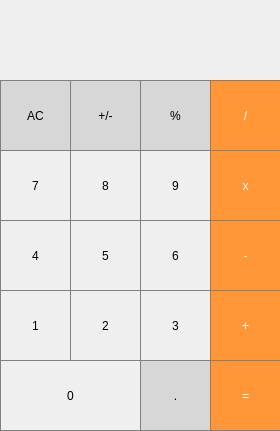
<?xml version="1.0" encoding="UTF-8"?>
<ui version="4.0">
 <class>MainWindow</class>
 <widget class="QMainWindow" name="MainWindow">
  <property name="geometry">
   <rect>
    <x>0</x>
    <y>0</y>
    <width>280</width>
    <height>431</height>
   </rect>
  </property>
  <property name="windowTitle">
   <string>MainWindow</string>
  </property>
  <widget class="QWidget" name="centralWidget">
   <widget class="QLabel" name="label_result">
    <property name="geometry">
     <rect>
      <x>10</x>
      <y>0</y>
      <width>261</width>
      <height>81</height>
     </rect>
    </property>
    <property name="styleSheet">
     <string notr="true">QLabel {
	qproperty-alignment: 'AlignVCenter | AlignRight';
	border-bottom: 1px solid gray;
}

background-color: white;</string>
    </property>
    <property name="text">
     <string/>
    </property>
   </widget>
   <widget class="QPushButton" name="pushButton_AC">
    <property name="geometry">
     <rect>
      <x>0</x>
      <y>80</y>
      <width>71</width>
      <height>71</height>
     </rect>
    </property>
    <property name="styleSheet">
     <string notr="true">QPushButton {
  background-color: rgb(215, 215, 215);
  border: 1px solid gray;
}
QPushButton:pressed {
    background-color: qlineargradient(x1: 0, y1: 0, x2: 0, y2: 1,
                                      stop: 0 #BEBEBE, stop: 1 #D7D7D7);
}</string>
    </property>
    <property name="text">
     <string>AC</string>
    </property>
   </widget>
   <widget class="QPushButton" name="pushButton_sign">
    <property name="geometry">
     <rect>
      <x>70</x>
      <y>80</y>
      <width>71</width>
      <height>71</height>
     </rect>
    </property>
    <property name="styleSheet">
     <string notr="true">QPushButton {
  background-color: rgb(215, 215, 215);
  border: 1px solid gray;
}
QPushButton:pressed {
    background-color: qlineargradient(x1: 0, y1: 0, x2: 0, y2: 1,
                                      stop: 0 #BEBEBE, stop: 1 #D7D7D7);
}</string>
    </property>
    <property name="text">
     <string>+/-</string>
    </property>
   </widget>
   <widget class="QPushButton" name="pushButton_div">
    <property name="geometry">
     <rect>
      <x>210</x>
      <y>80</y>
      <width>71</width>
      <height>71</height>
     </rect>
    </property>
    <property name="styleSheet">
     <string notr="true">QPushButton {
  background-color: rgb(255, 151, 57);
  color: white; 
  border: 1px solid gray;
}

QPushButton:pressed {
    background-color: qlineargradient(x1: 0, y1: 0, x2: 0, y2: 1,
                                      stop: 0 #FF7832, stop: 1 #FF9739);
}</string>
    </property>
    <property name="text">
     <string>/</string>
    </property>
   </widget>
   <widget class="QPushButton" name="pushButton_mod">
    <property name="geometry">
     <rect>
      <x>140</x>
      <y>80</y>
      <width>71</width>
      <height>71</height>
     </rect>
    </property>
    <property name="styleSheet">
     <string notr="true">QPushButton {
  background-color: rgb(215, 215, 215);
  border: 1px solid gray;
}
QPushButton:pressed {
    background-color: qlineargradient(x1: 0, y1: 0, x2: 0, y2: 1,
                                      stop: 0 #BEBEBE, stop: 1 #D7D7D7);
}</string>
    </property>
    <property name="text">
     <string>%</string>
    </property>
   </widget>
   <widget class="QPushButton" name="pushButton_9">
    <property name="geometry">
     <rect>
      <x>140</x>
      <y>150</y>
      <width>71</width>
      <height>71</height>
     </rect>
    </property>
    <property name="styleSheet">
     <string notr="true">QPushButton {
	border: 1px solid gray;
}

QPushButton:pressed {
    background-color: qlineargradient(x1: 0, y1: 0, x2: 0, y2: 1,
                                      stop: 0 #dadbde, stop: 1 #f6f7fa);
}</string>
    </property>
    <property name="text">
     <string>9</string>
    </property>
   </widget>
   <widget class="QPushButton" name="pushButton_7">
    <property name="geometry">
     <rect>
      <x>0</x>
      <y>150</y>
      <width>71</width>
      <height>71</height>
     </rect>
    </property>
    <property name="styleSheet">
     <string notr="true">QPushButton {
	border: 1px solid gray;
}

QPushButton:pressed {
    background-color: qlineargradient(x1: 0, y1: 0, x2: 0, y2: 1,
                                      stop: 0 #dadbde, stop: 1 #f6f7fa);
}</string>
    </property>
    <property name="text">
     <string>7</string>
    </property>
   </widget>
   <widget class="QPushButton" name="pushButton_mul">
    <property name="geometry">
     <rect>
      <x>210</x>
      <y>150</y>
      <width>71</width>
      <height>71</height>
     </rect>
    </property>
    <property name="styleSheet">
     <string notr="true">QPushButton {
  background-color: rgb(255, 151, 57);
  color: white; 
  border: 1px solid gray;
}

QPushButton:pressed {
    background-color: qlineargradient(x1: 0, y1: 0, x2: 0, y2: 1,
                                      stop: 0 #FF7832, stop: 1 #FF9739);
}</string>
    </property>
    <property name="text">
     <string>x</string>
    </property>
   </widget>
   <widget class="QPushButton" name="pushButton_6">
    <property name="geometry">
     <rect>
      <x>140</x>
      <y>220</y>
      <width>71</width>
      <height>71</height>
     </rect>
    </property>
    <property name="styleSheet">
     <string notr="true">QPushButton {
	border: 1px solid gray;
}

QPushButton:pressed {
    background-color: qlineargradient(x1: 0, y1: 0, x2: 0, y2: 1,
                                      stop: 0 #dadbde, stop: 1 #f6f7fa);
}</string>
    </property>
    <property name="text">
     <string>6</string>
    </property>
   </widget>
   <widget class="QPushButton" name="pushButton_4">
    <property name="geometry">
     <rect>
      <x>0</x>
      <y>220</y>
      <width>71</width>
      <height>71</height>
     </rect>
    </property>
    <property name="styleSheet">
     <string notr="true">QPushButton {
	border: 1px solid gray;
}

QPushButton:pressed {
    background-color: qlineargradient(x1: 0, y1: 0, x2: 0, y2: 1,
                                      stop: 0 #dadbde, stop: 1 #f6f7fa);
}</string>
    </property>
    <property name="text">
     <string>4</string>
    </property>
   </widget>
   <widget class="QPushButton" name="pushButton_3">
    <property name="geometry">
     <rect>
      <x>140</x>
      <y>290</y>
      <width>71</width>
      <height>71</height>
     </rect>
    </property>
    <property name="styleSheet">
     <string notr="true">QPushButton {
	border: 1px solid gray;
}

QPushButton:pressed {
    background-color: qlineargradient(x1: 0, y1: 0, x2: 0, y2: 1,
                                      stop: 0 #dadbde, stop: 1 #f6f7fa);
}</string>
    </property>
    <property name="text">
     <string>3</string>
    </property>
   </widget>
   <widget class="QPushButton" name="pushButton_2">
    <property name="geometry">
     <rect>
      <x>70</x>
      <y>290</y>
      <width>71</width>
      <height>71</height>
     </rect>
    </property>
    <property name="styleSheet">
     <string notr="true">QPushButton {
	border: 1px solid gray;
}

QPushButton:pressed {
    background-color: qlineargradient(x1: 0, y1: 0, x2: 0, y2: 1,
                                      stop: 0 #dadbde, stop: 1 #f6f7fa);
}</string>
    </property>
    <property name="text">
     <string>2</string>
    </property>
   </widget>
   <widget class="QPushButton" name="pushButton_1">
    <property name="geometry">
     <rect>
      <x>0</x>
      <y>290</y>
      <width>71</width>
      <height>71</height>
     </rect>
    </property>
    <property name="styleSheet">
     <string notr="true">QPushButton {
	border: 1px solid gray;
}

QPushButton:pressed {
    background-color: qlineargradient(x1: 0, y1: 0, x2: 0, y2: 1,
                                      stop: 0 #dadbde, stop: 1 #f6f7fa);
}</string>
    </property>
    <property name="text">
     <string>1</string>
    </property>
   </widget>
   <widget class="QPushButton" name="pushButton_plus">
    <property name="geometry">
     <rect>
      <x>210</x>
      <y>290</y>
      <width>71</width>
      <height>71</height>
     </rect>
    </property>
    <property name="styleSheet">
     <string notr="true">QPushButton {
  background-color: rgb(255, 151, 57);
  color: white; 
  border: 1px solid gray;
}

QPushButton:pressed {
    background-color: qlineargradient(x1: 0, y1: 0, x2: 0, y2: 1,
                                      stop: 0 #FF7832, stop: 1 #FF9739);
}</string>
    </property>
    <property name="text">
     <string>+</string>
    </property>
   </widget>
   <widget class="QPushButton" name="pushButton_0">
    <property name="geometry">
     <rect>
      <x>0</x>
      <y>360</y>
      <width>141</width>
      <height>71</height>
     </rect>
    </property>
    <property name="styleSheet">
     <string notr="true">QPushButton {
	border: 1px solid gray;
}

QPushButton:pressed {
    background-color: qlineargradient(x1: 0, y1: 0, x2: 0, y2: 1,
                                      stop: 0 #dadbde, stop: 1 #f6f7fa);
}</string>
    </property>
    <property name="text">
     <string>0</string>
    </property>
   </widget>
   <widget class="QPushButton" name="pushButton_eq">
    <property name="geometry">
     <rect>
      <x>210</x>
      <y>360</y>
      <width>71</width>
      <height>71</height>
     </rect>
    </property>
    <property name="styleSheet">
     <string notr="true">QPushButton {
  background-color: rgb(255, 151, 57);
  color: white; 
  border: 1px solid gray;
}

QPushButton:pressed {
    background-color: qlineargradient(x1: 0, y1: 0, x2: 0, y2: 1,
                                      stop: 0 #FF7832, stop: 1 #FF9739);
}</string>
    </property>
    <property name="text">
     <string>=</string>
    </property>
   </widget>
   <widget class="QPushButton" name="pushButton_dot">
    <property name="geometry">
     <rect>
      <x>140</x>
      <y>360</y>
      <width>71</width>
      <height>71</height>
     </rect>
    </property>
    <property name="styleSheet">
     <string notr="true">QPushButton {
  background-color: rgb(215, 215, 215);
  border: 1px solid gray;
}
QPushButton:pressed {
    background-color: qlineargradient(x1: 0, y1: 0, x2: 0, y2: 1,
                                      stop: 0 #BEBEBE, stop: 1 #D7D7D7);
}</string>
    </property>
    <property name="text">
     <string>.</string>
    </property>
   </widget>
   <widget class="QPushButton" name="pushButton_minus">
    <property name="geometry">
     <rect>
      <x>210</x>
      <y>220</y>
      <width>71</width>
      <height>71</height>
     </rect>
    </property>
    <property name="styleSheet">
     <string notr="true">QPushButton {
  background-color: rgb(255, 151, 57);
  color: white; 
  border: 1px solid gray;
}

QPushButton:pressed {
    background-color: qlineargradient(x1: 0, y1: 0, x2: 0, y2: 1,
                                      stop: 0 #FF7832, stop: 1 #FF9739);
}</string>
    </property>
    <property name="text">
     <string>-</string>
    </property>
   </widget>
   <widget class="QPushButton" name="pushButton_8">
    <property name="geometry">
     <rect>
      <x>70</x>
      <y>150</y>
      <width>71</width>
      <height>71</height>
     </rect>
    </property>
    <property name="styleSheet">
     <string notr="true">QPushButton {
	border: 1px solid gray;
}

QPushButton:pressed {
    background-color: qlineargradient(x1: 0, y1: 0, x2: 0, y2: 1,
                                      stop: 0 #dadbde, stop: 1 #f6f7fa);
}</string>
    </property>
    <property name="text">
     <string>8</string>
    </property>
   </widget>
   <widget class="QPushButton" name="pushButton_5">
    <property name="geometry">
     <rect>
      <x>70</x>
      <y>220</y>
      <width>71</width>
      <height>71</height>
     </rect>
    </property>
    <property name="styleSheet">
     <string notr="true">QPushButton {
	border: 1px solid gray;
}

QPushButton:pressed {
    background-color: qlineargradient(x1: 0, y1: 0, x2: 0, y2: 1,
                                      stop: 0 #dadbde, stop: 1 #f6f7fa);
}</string>
    </property>
    <property name="text">
     <string>5</string>
    </property>
   </widget>
  </widget>
 </widget>
 <layoutdefault spacing="6" margin="11"/>
 <resources/>
 <connections/>
</ui>
